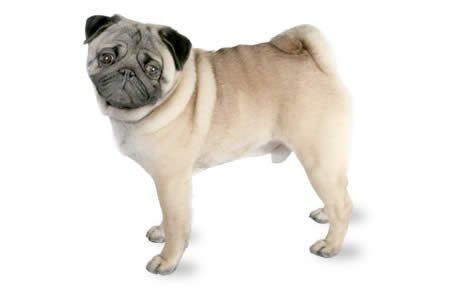
#> input picture lab6/Images/pug.png, 460 x 290 px
$ python zad2.py
#> lines starting #> are read from the running program, lines starting #| are printed output that depends on the picture; after the words box and inside, x2 and y2 are one past the last pixel; in counts of white or black regions, pixels touching at a corner belong together
import cv2
from matplotlib import pyplot as plt
import numpy as np

img=cv2.imread('./Images/pug.png')
#> img is the input picture: shape (290, 460, 3); mean B, G, R 225.7, 230.9, 234.9
img=cv2.resize(img,(600,500))
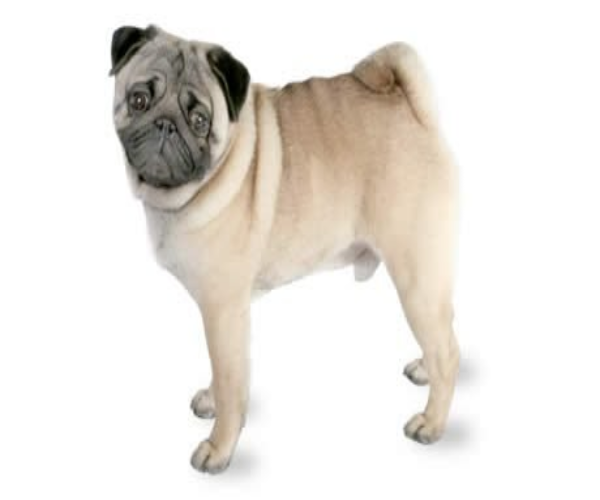
#> img: shape (500, 600, 3); mean B, G, R 225.6, 230.9, 234.9

img3=img.copy()

img2=img.copy()
img2 = cv2.cvtColor(img2, cv2.COLOR_BGR2GRAY)
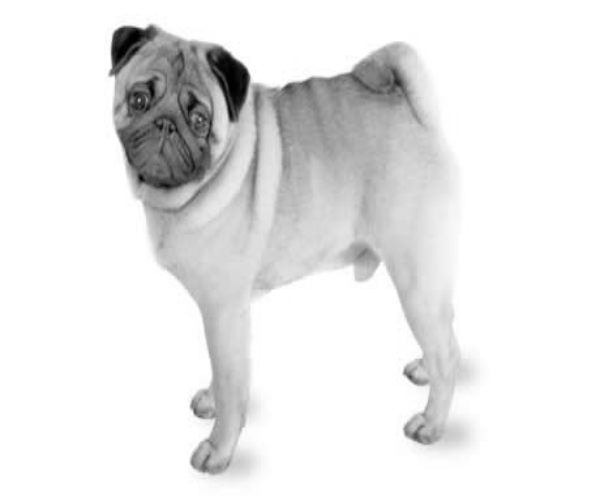
#> img2: shape (500, 600); min 0, max 255, mean 231.5
img2_detect=img2[20:185,100:255]
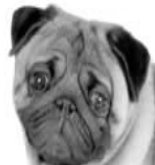
#> img2_detect: shape (165, 155); min 0, max 255, mean 146.7
meth=1

methods = [cv2.TM_CCOEFF, cv2.TM_CCOEFF_NORMED, cv2.TM_CCORR,
            cv2.TM_CCORR_NORMED, cv2.TM_SQDIFF, cv2.TM_SQDIFF_NORMED]
methods_names = ['cv2.TM_CCOEFF', 'cv2.TM_CCOEFF_NORMED', 'cv2.TM_CCORR',
            'cv2.TM_CCORR_NORMED', 'cv2.TM_SQDIFF', 'cv2.TM_SQDIFF_NORMED']


res = cv2.matchTemplate(img2,img2_detect,methods[meth])
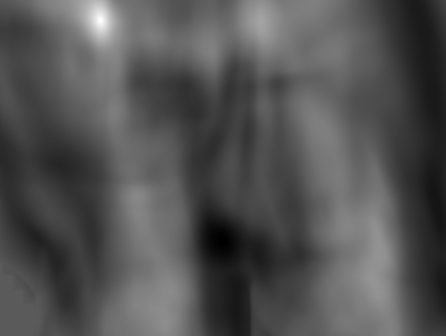
#> res: shape (336, 446) float32; min -0.551, max 1, mean -0.0441; drawn with min black and max white
threshold = 0.1
loc = np.where( res >= threshold)
#> loc = 41224 positions, rows 0 to 335, columns 31 to 402

# cv2.imshow('detect',loc[::-1])
# cv2.waitKey(0)


min_val, max_val, min_loc, max_loc = cv2.minMaxLoc(res)
#> min_val = -0.551; max_val = 1; min_loc = (222, 241); max_loc = (100, 20)
w, h = img2_detect.shape[::-1]
#> w = 155; h = 165

# If the method is TM_SQDIFF or TM_SQDIFF_NORMED, take minimum
if methods[0] in [cv2.TM_SQDIFF, cv2.TM_SQDIFF_NORMED]:
    top_left = min_loc
else:
    top_left = max_loc
#> top_left = (100, 20)
bottom_right = (top_left[0] + w, top_left[1] + h)
#> bottom_right = (255, 185)
cv2.rectangle(img,top_left, bottom_right, 255, 2)
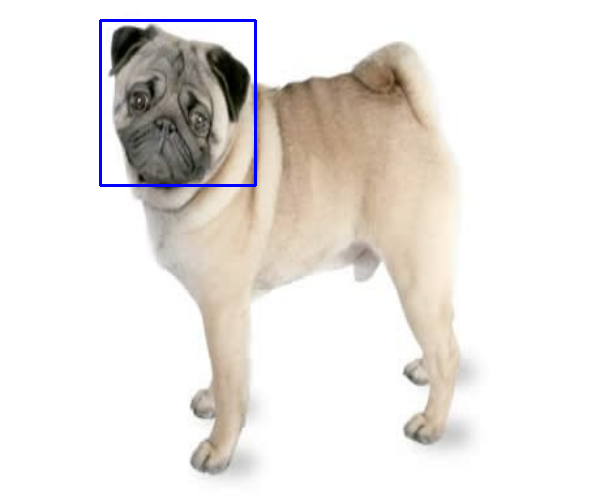
#> img: shape (500, 600, 3); 0.64% of pixels changed, all inside (x1, y1, x2, y2) = (99, 19, 257, 187)


plt.subplot(121),plt.imshow(res,cmap = 'gray')
plt.title('Matching Result'), plt.xticks([]), plt.yticks([])
plt.subplot(122),plt.imshow(img,cmap = 'gray')
plt.title('Detected Point'), plt.xticks([]), plt.yticks([])
plt.suptitle(methods_names[meth])

for pt in zip(*loc[::-1]):
    cv2.rectangle(img3, pt, (pt[0] + w, pt[1] + h), (0, 255, 255), 2)
#> this loop made 41224 passes
#> pt on passes 1 to 3: (31, 0), (32, 0), (33, 0)
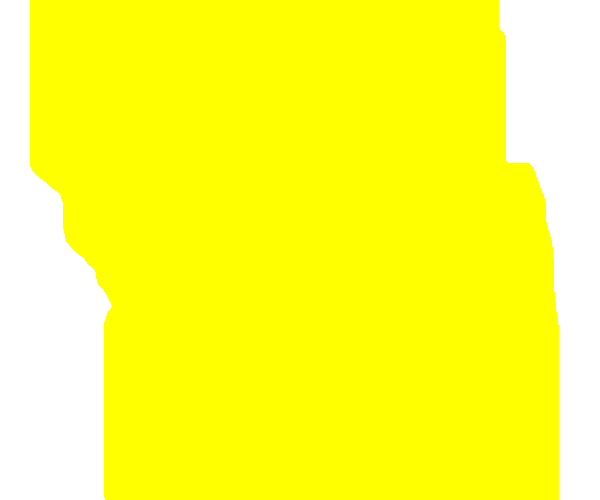
#> img3: shape (500, 600, 3); mean B, G, R 56.4, 255, 255

plt.figure(2)
plt.imshow(img3)
# cv2.imshow('orginal',img)
# cv2.imshow('detected',img3)
# cv2.waitKey(0)
plt.show()
#> figure, not shown here; B, G, R data is drawn as R, G, B


# img_detect
